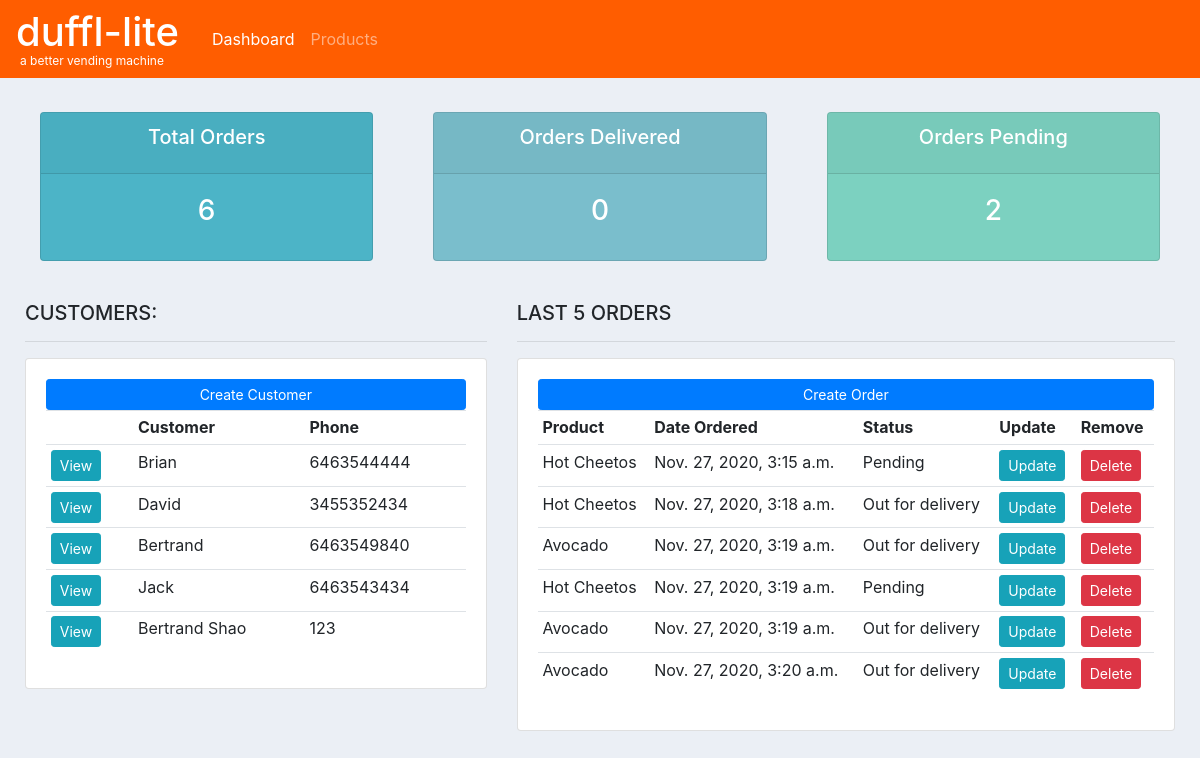
Before: / with the older database file.
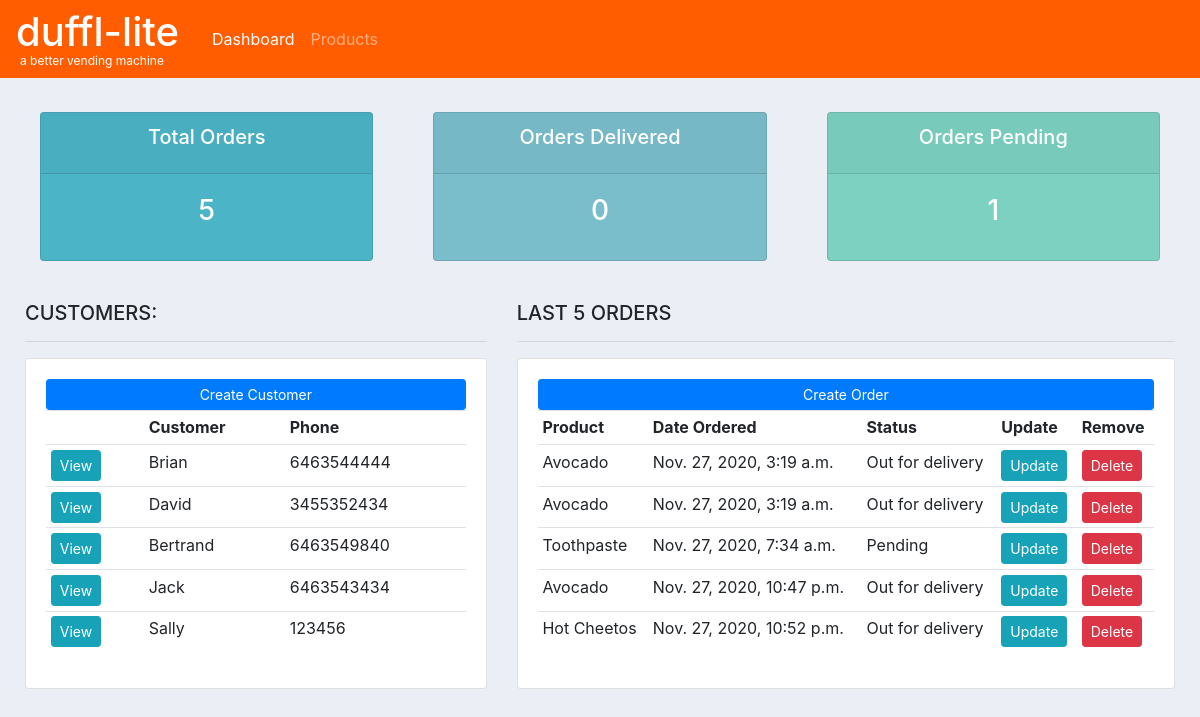
After: the same page with the newer database file.
### accounts/models.py (models this page shows, shortened)
class Customer(models.Model):
	name = models.CharField(max_length=200, null=True)
	phone = models.CharField(max_length=200, null=True)
	email = models.CharField(max_length=200, null=True)
	date_created = models.DateTimeField(auto_now_add=True, null=True)

class Order(models.Model):
	STATUS = (
			('Pending', 'Pending'),
			('Out for delivery', 'Out for delivery'),
			('Delivered', 'Delivered'),
			)
	customer = models.ForeignKey(Customer, null=True, on_delete= models.SET_NULL)
	product = models.ForeignKey(Product, null=True, on_delete= models.SET_NULL)
	date_created = models.DateTimeField(auto_now_add=True, null=True)
	status = models.CharField(max_length=200, null=True, choices=STATUS)

class Product(models.Model):
	CATEGORY = (
			('Snacks', 'Snacks'),
			('Toiletries', 'Toiletries'),
			)
	name = models.CharField(max_length=200, null=True)
	price = models.FloatField(null=True)
	category = models.CharField(max_length=200, null=True, choices=CATEGORY)
	description = models.CharField(max_length=200, null=True, blank=True)
	date_created = models.DateTimeField(auto_now_add=True, null=True)
	def __str__(self):
		return self.name

### accounts/views.py (the view)
# urls.py: path('', views.home, name="home"),
def home(request):
	orders = Order.objects.all()
	customers = Customer.objects.all()
	total_customers = customers.count()
	total_orders = orders.count()
	delivered = orders.filter(status='Delivered').count()
	pending = orders.filter(status='Pending').count()
	context = {'orders':orders, 'customers':customers,
	'total_orders':total_orders,'delivered':delivered,
	'pending':pending }
	return render(request, 'accounts/dashboard.html', context)

### accounts/templates/accounts/dashboard.html
{% extends 'accounts/main.html' %}
{% block content %}
{%  include 'accounts/status.html' %}
<br>
<div class="row">
    <div class="col-md-5">
        <h5>CUSTOMERS:</h5>
        <hr>
        <div class="card card-body">
            <a class="btn btn-primary  btn-sm btn-block" href="">Create Customer</a>
            <table class="table table-sm">
                <tr>
                    <th></th>
                    <th>Customer</th>
                    <th>Phone</th>
                </tr>
                {% for customer in customers %}
                <tr>
                    <td><a class="btn btn-sm btn-info" href="{% url 'customer' customer.id %}">View</a></td>
                    <td>{{customer.name}}</td>
                    <td>{{customer.phone}}</td>
                </tr>
                {% endfor %}
            </table>
        </div>
    </div>
    <div class="col-md-7">
        <h5>LAST 5 ORDERS</h5>
        <hr>
        <div class="card card-body">
            <a class="btn btn-primary  btn-sm btn-block" href="{% url 'create_order'%}">Create Order</a>
            <table class="table table-sm">
                <tr>
                    <th>Product</th>
                    <th>Date Ordered</th>
                    <th>Status</th>
                    <th>Update</th>
                    <th>Remove</th>
                </tr>
                {% for order in orders %}
                <tr>
                    <td>{{order.product}}</td>
                    <td>{{order.date_created}}</td>
                    <td>{{order.status}}</td>
                    <td><a class="btn btn-sm btn-info" href="{% url 'update_order' order.id%}">Update</a></td>
                    <td><a class="btn btn-sm btn-danger" href="{% url 'delete_order' order.id%}">Delete</a></td>
                </tr>
                {% endfor %}
            </table>
        </div>
    </div>
</div>
{% endblock %}

### accounts/templates/accounts/main.html (shortened to what this page needs)
<!DOCTYPE html>
<html>
<head>
    <link rel="stylesheet" href="https://stackpath.bootstrapcdn.com/bootstrap/4.3.1/css/bootstrap.min.css"
>
</head>
<body>
    {% include 'accounts/navbar.html' %}
    <div class="inner">
        {% block content %}
        {% endblock %}
    </div>
</body>
</html>

### accounts/templates/accounts/navbar.html (shortened to what this page needs)
{% load static %}
<nav class="navbar navbar-expand-lg navbar-dark">
    <div class="duff-div">
        <h1 class="duff">duffl-lite</h1>
        <p class="tag">a better vending machine</p>
    </div>
    <div class="collapse navbar-collapse" id="navbarNav">
        <ul class="navbar-nav">
            <li class="nav-item active">
                <a class="nav-link" href="{% url 'home' %}">Dashboard</a>
            </li>
            <li class="nav-item">
                <a class="nav-link" href="{% url 'products' %}">Products</a>
            </li>
        </ul>
    </div>
</nav>

### accounts/templates/accounts/status.html
<br>
<div class="row">
    <div class="col">
        <div class="col-md">
            <div class="card text-center text-white  mb-3" id="total-orders">
                <div class="card-header">
                    <h5 class="card-title">Total Orders</h5>
                </div>
                <div class="card-body">
                    <h3 class="card-title">{{total_orders}}</h3>
                </div>
            </div>
        </div>
    </div>
    <div class="col">
        <div class="col-md">
            <div class="card text-center text-white  mb-3" id="orders-delivered">
                <div class="card-header">
                    <h5 class="card-title">Orders Delivered</h5>
                </div>
                <div class="card-body">
                    <h3 class="card-title">{{delivered}}</h3>
                </div>
            </div>
        </div>
    </div>
    <div class="col">
        <div class="col-md">
            <div class="card text-center text-white  mb-3" id="orders-pending">
                <div class="card-header">
                    <h5 class="card-title">Orders Pending</h5>
                </div>
                <div class="card-body">
                    <h3 class="card-title">{{pending}}</h3>
                </div>
            </div>
        </div>
    </div>
</div>

### accounts/templates/accounts/main.html (style rules this page uses)
.duff-div { color: white; margin-right: 25px }
.tag { margin: -12px 0 0 4px; font-size: 12px; }
nav { background-color: #ff5d00 !important; margin-bottom: 10px; }
.inner { padding-left: 25px; padding-right: 25px; }
body { background-color: #ebeff5; }
#total-orders { background-color: #4cb4c7; }
#orders-delivered { background-color: #7abecc; }
#orders-pending { background-color: #7CD1C0; }

Changed rows visible on the page:
removed Order: product "Hot Cheetos", date_created "Nov. 27, 2020, 3:15 a.m.", status "Pending"
removed Order: product "Hot Cheetos", date_created "Nov. 27, 2020, 3:18 a.m.", status "Out for delivery"
removed Order: product "Hot Cheetos", date_created "Nov. 27, 2020, 3:19 a.m.", status "Pending"
removed Order: product "Avocado", date_created "Nov. 27, 2020, 3:20 a.m.", status "Out for delivery"
changed Customer: name "Bertrand Shao" → "Sally"; phone "123" → "123456"
added Order: product "Toothpaste", date_created "Nov. 27, 2020, 7:34 a.m.", status "Pending"
added Order: product "Avocado", date_created "Nov. 27, 2020, 10:47 p.m.", status "Out for delivery"
added Order: product "Hot Cheetos", date_created "Nov. 27, 2020, 10:52 p.m.", status "Out for delivery"
Other visible differences:
{{ total_orders }}: "6" → "5"
{{ pending }}: "2" → "1"
